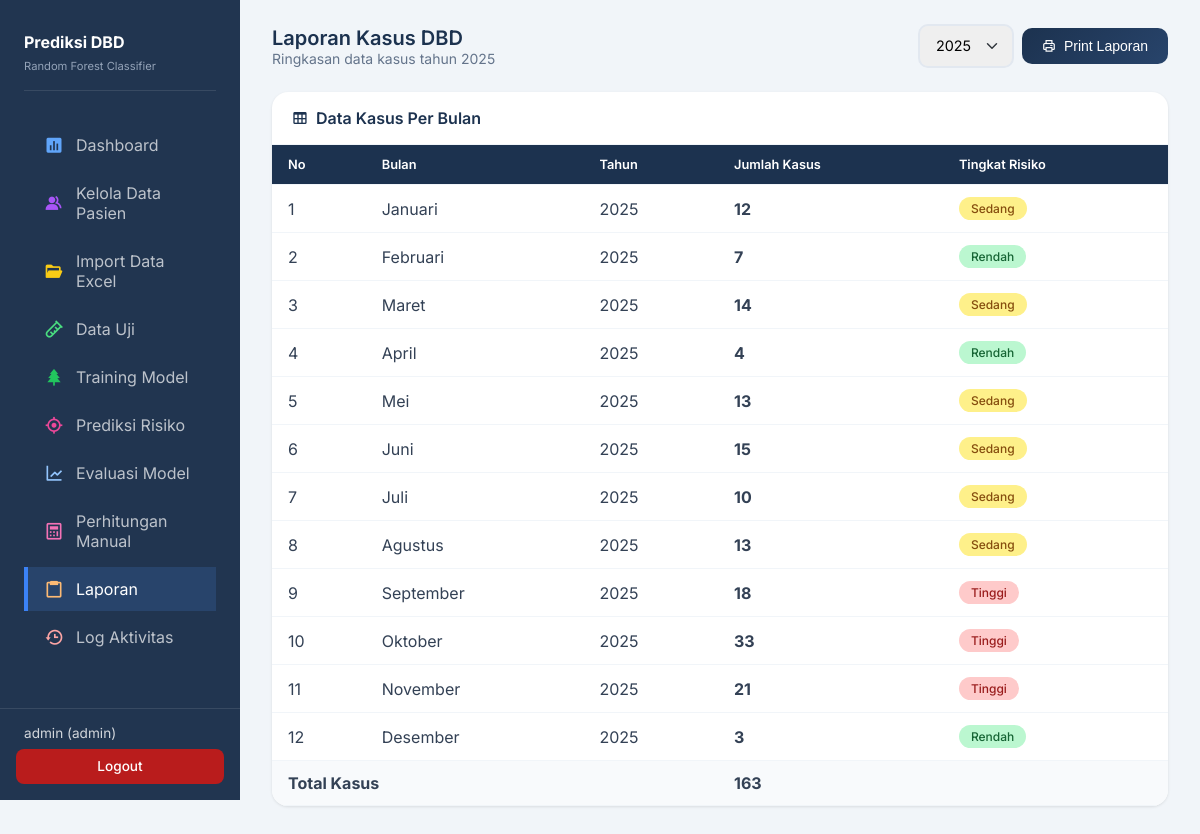
The app's page /laporan/ (signed in) with its own data.
### app/models.py (models this page shows, shortened)
class User(UserMixin, db.Model):
    __tablename__ = 'users'
    id = db.Column(db.Integer, primary_key=True)
    username = db.Column(db.String(50), unique=True, nullable=False)
    password = db.Column(db.String(255), nullable=False)
    nama_lengkap = db.Column(db.String(100), nullable=False)
    email = db.Column(db.String(100))
    role = db.Column(db.Enum('admin', 'petugas'), default='petugas')
    foto = db.Column(db.String(255), default='default.png')
    status = db.Column(db.Enum('aktif', 'nonaktif'), default='aktif')
    last_login = db.Column(db.DateTime)
    created_at = db.Column(db.DateTime, default=datetime.utcnow)
    updated_at = db.Column(db.DateTime, default=datetime.utcnow, onupdate=datetime.utcnow)

class KasusBulanan(db.Model):
    __tablename__ = 'kasus_bulanan'
    id = db.Column(db.Integer, primary_key=True)
    bulan = db.Column(db.String(20), nullable=False)
    tahun = db.Column(db.Integer, nullable=False)
    jumlah_kasus = db.Column(db.Integer, default=0)
    jumlah_sembuh = db.Column(db.Integer, default=0)
    jumlah_meninggal = db.Column(db.Integer, default=0)
    tingkat_risiko = db.Column(db.Enum('Rendah', 'Sedang', 'Tinggi'), default='Sedang')
    created_at = db.Column(db.DateTime, default=datetime.utcnow)

### app/routes/laporan.py (the view)
@laporan_bp.route('/')
@login_required
def index():
    tahun_list = db.session.query(KasusBulanan.tahun).distinct().order_by(KasusBulanan.tahun.desc()).all()
    tahun_list = [t[0] for t in tahun_list]
    default_tahun = tahun_list[0] if tahun_list else 2025
    tahun = request.args.get('tahun', default_tahun, type=int)
    kasus_bulanan = KasusBulanan.query.filter_by(tahun=tahun).all()
    kasus_bulanan.sort(key=lambda k: BULAN_ORDER.get(k.bulan, 0))
    prediksi = HasilPrediksi.query.filter_by(tahun_prediksi=tahun).all()
    return render_template('laporan/index.html',
                          kasus_bulanan=kasus_bulanan,
                          prediksi=prediksi,
                          tahun=tahun,
                          tahun_list=tahun_list)

### app/templates/laporan/index.html (shortened to what this page needs)
{% extends "base.html" %}
{% block content %}
<div class="page-header no-print">
    <div>
        <h4>Laporan Kasus DBD</h4>
        <p>Ringkasan data kasus tahun {{ tahun }}</p>
    </div>
    <div class="d-flex align-items-center gap-2">
        <form method="get" class="d-flex align-items-center gap-2">
            <select name="tahun" class="form-control form-select" style="width: auto;" onchange="this.form.submit()">
                {% for t in tahun_list %}
                <option value="{{ t }}" {% if t == tahun %}selected{% endif %}>{{ t }}</option>
                {% endfor %}
            </select>
        </form>
        <button type="button" class="btn btn-primary" onclick="printLaporan()">
            <i class='bx bx-printer'></i><span>Print Laporan</span>
        </button>
    </div>
</div>
<div id="printArea">
    <div class="card">
        <div class="card-header no-print"><h5><i class='bx bx-table text-primary me-2'></i>Data Kasus Per Bulan</h5></div>
        <div class="card-body" style="padding: 0;">
            <table class="table">
                <thead>
                    <tr>
                        <th>No</th>
                        <th>Bulan</th>
                        <th>Tahun</th>
                        <th>Jumlah Kasus</th>
                        <th>Tingkat Risiko</th>
                    </tr>
                </thead>
                <tbody>
                    {% set total_kasus = namespace(val=0) %}
                    {% for k in kasus_bulanan %}
                    {% set total_kasus.val = total_kasus.val + k.jumlah_kasus %}
                    <tr>
                        <td>{{ loop.index }}</td>
                        <td>{{ k.bulan }}</td>
                        <td>{{ k.tahun }}</td>
                        <td><strong>{{ k.jumlah_kasus }}</strong></td>
                        <td>
                            <span class="badge badge-{{ 'danger' if k.tingkat_risiko == 'Tinggi' else 'warning' if k.tingkat_risiko == 'Sedang' else 'success' }}">
                                {{ k.tingkat_risiko }}
                            </span>
                        </td>
                    </tr>
                    {% else %}
                    <tr><td colspan="5" class="text-center text-muted py-4">Tidak ada data</td></tr>
                    {% endfor %}
                    {% if kasus_bulanan %}
                    <tr style="font-weight: bold; background: var(--gray-50);">
                        <td colspan="3" class="text-end">Total Kasus</td>
                        <td><strong>{{ total_kasus.val }}</strong></td>
                        <td></td>
                    </tr>
                    {% endif %}
                </tbody>
            </table>
        </div>
    </div>
</div>
{% endblock %}

### app/templates/base.html (shortened to what this page needs)
<!DOCTYPE html>
<html lang="id">
<head>
    <link href="https://unpkg.com/boxicons@2.1.4/css/boxicons.min.css" rel="stylesheet">
</head>
<body>
    <aside class="sidebar" id="sidebar">
        <div class="sidebar-brand" style="margin-top: 0.5rem;">
            <div class="sidebar-brand-text">
                <h5>Prediksi DBD</h5>
                <small>Random Forest Classifier</small>
            </div>
        </div>
        <ul class="nav-menu">
            <li class="nav-item">
                <a href="{{ url_for('main.index') }}" class="nav-link {% if request.endpoint == 'main.index' %}active{% endif %}">
                    <i class='bx bxs-bar-chart-square' style="color: #60a5fa;"></i>
                    <span>Dashboard</span>
                </a>
            </li>
            {% if current_user.role in ['admin', 'petugas'] %}
            <li class="nav-item">
                <a href="{{ url_for('data.index') }}" class="nav-link {% if request.endpoint == 'data.index' %}active{% endif %}">
                    <i class='bx bxs-group' style="color: #a855f7;"></i>
                    <span>Kelola Data Pasien</span>
                </a>
            </li>
            <li class="nav-item">
                <a href="{{ url_for('data.import_excel') }}" class="nav-link {% if request.endpoint == 'data.import_excel' %}active{% endif %}">
                    <i class='bx bxs-folder-open' style="color: #facc15;"></i>
                    <span>Import Data Excel</span>
                </a>
            </li>
            {% endif %}
            {% if current_user.role in ['admin', 'petugas'] %}
            <li class="nav-item">
                <a href="{{ url_for('data_uji.index') }}" class="nav-link {% if request.endpoint == 'data_uji.index' %}active{% endif %}">
                    <i class='bx bx-test-tube' style="color: #4ade80;"></i>
                    <span>Data Uji</span>
                </a>
            </li>
            {% endif %}
            {% if current_user.role in ['admin', 'petugas'] %}
            <li class="nav-item">
                <a href="{{ url_for('training.index') }}" class="nav-link {% if request.endpoint and 'training' in request.endpoint %}active{% endif %}">
                    <i class='bx bxs-tree' style="color: #22c55e;"></i>
                    <span>Training Model</span>
                </a>
            </li>
            {% endif %}
            <li class="nav-item">
                <a href="{{ url_for('prediksi.index') }}" class="nav-link {% if 'prediksi' in request.endpoint %}active{% endif %}">
                    <i class='bx bx-target-lock' style="color: #ec4899;"></i>
                    <span>Prediksi Risiko</span>
                </a>
            </li>
            <li class="nav-item">
                <a href="{{ url_for('evaluasi.index') }}" class="nav-link {% if 'evaluasi' in request.endpoint %}active{% endif %}">
                    <i class='bx bx-line-chart' style="color: #93c5fd;"></i>
                    <span>Evaluasi Model</span>
                </a>
            </li>
            {% if current_user.role in ['admin', 'petugas'] %}
            <li class="nav-item">
                <a href="{{ url_for('perhitungan.index') }}" class="nav-link {% if request.endpoint and 'perhitungan' in request.endpoint %}active{% endif %}">
                    <i class='bx bx-calculator' style="color: #f472b6;"></i>
                    <span>Perhitungan Manual</span>
                </a>
            </li>
            {% endif %}
            <li class="nav-item">
                <a href="{{ url_for('laporan.index') }}" class="nav-link {% if request.endpoint and 'laporan' in request.endpoint %}active{% endif %}">
                    <i class='bx bx-clipboard' style="color: #fdba74;"></i>
                    <span>Laporan</span>
                </a>
            </li>
            {% if current_user.role == 'admin' %}
            <li class="nav-item">
                <a href="{{ url_for('log.index') }}" class="nav-link {% if 'log' in request.endpoint %}active{% endif %}">
                    <i class='bx bx-history' style="color: #fca5a5;"></i>
                    <span>Log Aktivitas</span>
                </a>
            </li>
            {% endif %}
        </ul>
        <div class="user-menu" style="padding: 1rem; border-top: 1px solid rgba(255,255,255,0.1); margin: auto -1.5rem 0 -1.5rem; background: var(--sidebar-bg);">
            <div style="margin-bottom: 0.5rem; padding: 0 0.5rem; font-size: 0.85rem; color: rgba(255,255,255,0.8);">
                {{ current_user.username }} ({{ current_user.role }})
            </div>
            <a href="{{ url_for('auth.logout') }}" class="btn btn-danger" style="width: 100%; border-radius: 8px; padding: 0.6rem; justify-content: center; background: #b91c1c; border: none; font-size: 0.85rem;">
                Logout
            </a>
        </div>
    </aside>
    <main class="main-content">
        {% block content %}{% endblock %}
    </main>
</body>
</html>

### app/templates/base.html (style rules this page uses)
:root { --primary: #1c324f; --primary-light: #28446b; --primary-100: #e2e8f0; --danger: #ef4444; --danger-light: #fee2e2; --warning: #f59e0b; --warning-light: #fdf6b2; --success: #22c55e; --success-light: #def7ec; --info: #3b82f6; --info-light: #dbeafe; --gray-50: #f8fafc; --gray-100: #f1f5f9; --gray-200: #e2e8f0; --gray-300: #cbd5e1; --gray-400: #94a3b8; --gray-500: #64748b; --gray-600: #475569; --gray-700: #334155; --gray-800: #1c324f; --gray-900: #0f172a; --sidebar-bg: #213550; --sidebar-width: 240px; }
* { box-sizing: border-box; margin: 0; padding: 0; }
body { font-family: 'Inter', sans-serif; background: var(--gray-100); min-height: 100vh; color: var(--gray-700); overflow-x: hidden; }
html { scroll-behavior: smooth; }
.sidebar { position: fixed; left: 0; top: 0; width: var(--sidebar-width); height: 100vh; background: var(--sidebar-bg); color: white; padding: 1.5rem; padding-bottom: 0; overflow-y: auto; z-index: 1000; transition: transform 0.3s ease; display: flex; flex-direction: column; }
.sidebar-brand { display: flex; align-items: center; gap: 0.75rem; margin-bottom: 2rem; padding-bottom: 1rem; border-bottom: 1px solid rgba(255,255,255,0.1); }
.sidebar-brand-text h5 { font-size: 1rem; font-weight: 700; margin-bottom: 0.125rem; color: white; }
.sidebar-brand-text small { font-size: 0.7rem; color: var(--gray-400); }
.nav-menu { list-style: none; flex: 1; overflow-y: auto; padding-bottom: 1rem; }
.nav-item { margin-bottom: 0.25rem; }
.nav-link { display: flex; align-items: center; gap: 0.75rem; padding: 0.75rem 1rem; color: rgba(255,255,255,0.7); text-decoration: none; transition: all 0.2s; border-left: 4px solid transparent; }
.nav-link.active { background: #28446b; color: white; border-left: 4px solid #3b82f6; }
.nav-link i { font-size: 1.25rem; }
.main-content { margin-left: var(--sidebar-width); padding: 1.5rem 2rem; min-height: 100vh; }
.card { background: white; border-radius: 16px; box-shadow: 0 1px 3px rgba(0,0,0,0.1); margin-bottom: 1.5rem; overflow: hidden; }
.card-header { padding: 1rem 1.25rem; border-bottom: 1px solid var(--gray-100); display: flex; justify-content: space-between; align-items: center; }
.card-header h5 { font-size: 1rem; font-weight: 600; color: var(--gray-800); display: flex; align-items: center; }
.card-body { padding: 1.25rem; }
.btn { display: inline-flex; align-items: center; justify-content: center; gap: 0.5rem; padding: 0.625rem 1.25rem; border-radius: 10px; font-size: 0.875rem; font-weight: 500; cursor: pointer; border: none; transition: all 0.2s; text-decoration: none; }
.btn-primary { background: linear-gradient(135deg, var(--primary), var(--primary-light)); color: white; }
.btn-danger { background: var(--danger); color: white; }
.form-control { width: 100%; padding: 0.75rem 1rem; border: 2px solid var(--gray-200); border-radius: 10px; font-size: 0.9rem; transition: all 0.2s; font-family: inherit; }
.form-select { appearance: none; background-repeat: no-repeat; background-position: right 0.75rem center; background-size: 16px 12px; padding-right: 2.5rem; }
.table { width: 100%; border-collapse: collapse; }
.table th, .table td { padding: 0.75rem 1rem; text-align: left; border-bottom: 1px solid var(--gray-100); white-space: nowrap; }
.table th { font-weight: 600; color: white; font-size: 0.8rem; background: var(--gray-800); }
.badge { display: inline-flex; align-items: center; padding: 0.25rem 0.75rem; border-radius: 20px; font-size: 0.75rem; font-weight: 500; }
.badge-success { background: #bbf7d0; color: #166534; }
.badge-warning { background: #fef08a; color: #854d0e; }
.badge-danger { background: #fecaca; color: #991b1b; }
.page-header { display: flex; justify-content: space-between; align-items: center; margin-bottom: 1.5rem; }
.page-header h4 { font-size: 1.25rem; font-weight: 600; color: var(--gray-800); }
.page-header p { color: var(--gray-500); font-size: 0.875rem; }
.text-primary { color: var(--primary); }
.me-2 { margin-right: 0.5rem; }
.d-flex { display: flex; }
.align-items-center { align-items: center; }
.gap-2 { gap: 0.5rem; }
.user-menu { margin-top: auto; margin-left: -1.5rem; margin-right: -1.5rem; padding: 0.75rem 1.5rem; background: rgba(255,255,255,0.1); border-top: 1px solid rgba(255,255,255,0.1); flex-shrink: 0; }

### records on screen
User: username "admin", role "admin"
KasusBulanan: bulan "Januari", tahun "2025", jumlah_kasus "12", tingkat_risiko "Sedang"
KasusBulanan: bulan "Februari", tahun "2025", jumlah_kasus "7", tingkat_risiko "Rendah"
KasusBulanan: bulan "Maret", tahun "2025", jumlah_kasus "14", tingkat_risiko "Sedang"
KasusBulanan: bulan "April", tahun "2025", jumlah_kasus "4", tingkat_risiko "Rendah"
KasusBulanan: bulan "Mei", tahun "2025", jumlah_kasus "13", tingkat_risiko "Sedang"
KasusBulanan: bulan "Juni", tahun "2025", jumlah_kasus "15", tingkat_risiko "Sedang"
KasusBulanan: bulan "Juli", tahun "2025", jumlah_kasus "10", tingkat_risiko "Sedang"
KasusBulanan: bulan "Agustus", tahun "2025", jumlah_kasus "13", tingkat_risiko "Sedang"
KasusBulanan: bulan "September", tahun "2025", jumlah_kasus "18", tingkat_risiko "Tinggi"
KasusBulanan: bulan "Oktober", tahun "2025", jumlah_kasus "33", tingkat_risiko "Tinggi"
KasusBulanan: bulan "November", tahun "2025", jumlah_kasus "21", tingkat_risiko "Tinggi"
KasusBulanan: bulan "Desember", tahun "2025", jumlah_kasus "3", tingkat_risiko "Rendah"

### other values on screen
{{ tahun }} "2025"
{{ total_kasus.val }} "163"
form field tahun "2025"
